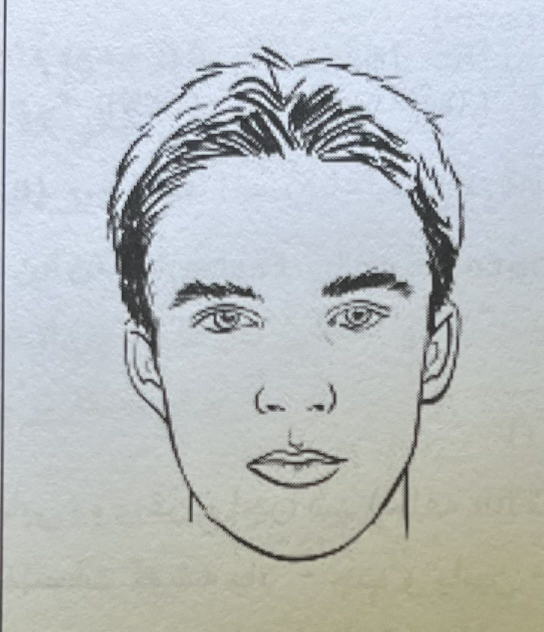
#> input picture img/face.jpg, 1087 x 1264 px, found by its file name (shown at 1/2 size)
$ python faceDetectionTemplate.py
#> lines starting #> are read from the running program, lines starting #| are printed output that depends on the picture; after the words box and inside, x2 and y2 are one past the last pixel; in counts of white or black regions, pixels touching at a corner belong together
import cv2
import numpy as np
import imutils as imu

cam = cv2.VideoCapture(0)
template = cv2.imread("img/face.jpg")
#> template is the input picture: shape (1264, 1087, 3); mean B, G, R 191.7, 190.2, 185.2
template = cv2.cvtColor(template, cv2.COLOR_BGR2GRAY)
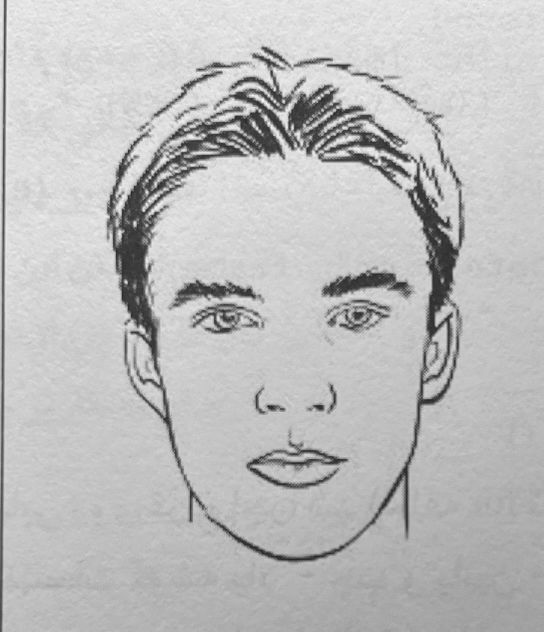
#> template: shape (1264, 1087) (shown at 1/2 size); min 20, max 253, mean 188.9
_, template = cv2.threshold(template, 0, 255, cv2.THRESH_BINARY | cv2.THRESH_OTSU)
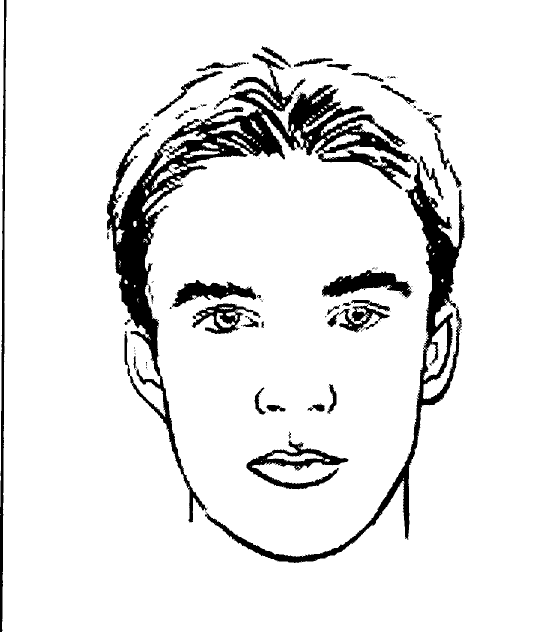
#> template: shape (1264, 1087) (shown at 1/2 size); 90.8% white; 194 black regions (141 under 20 px), largest, box (x1, y1, x2, y2) and area: (214, 138, 834, 1045) 62303, (410, 312, 929, 1126) 27140, (0, 0, 13, 1264) 6304
(tH, tW) = template.shape[:2]
#> tH = 1264; tW = 1087

while True:
    _, frame = cam.read()
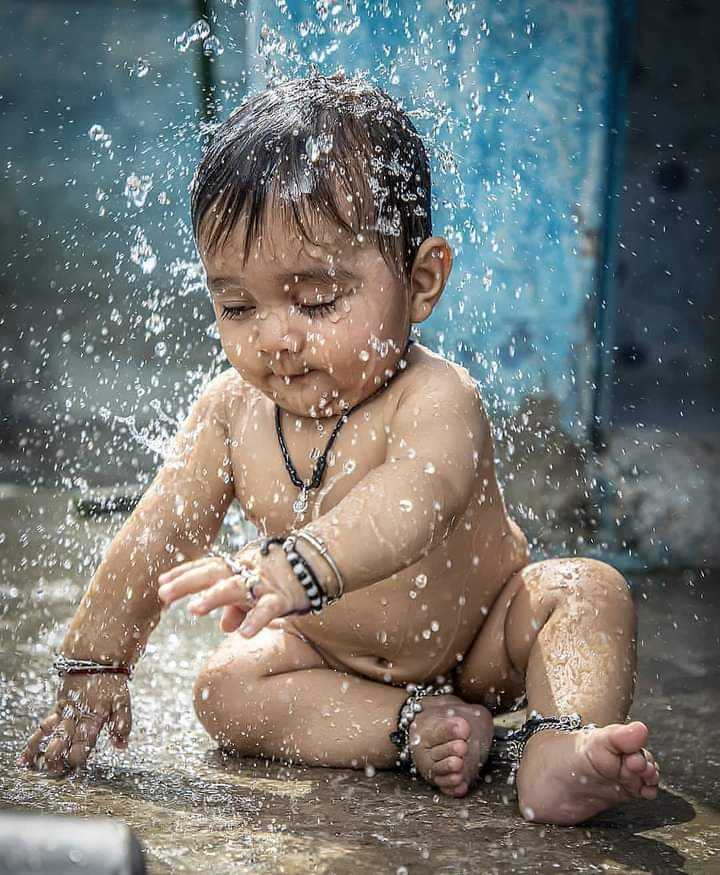
#> input picture image.jpg, 720 x 875 px, given in place of the camera
#> frame is the input picture: shape (875, 720, 3); mean B, G, R 115.6, 118.9, 118.1
    found = None
    frame_gray = cv2.cvtColor(frame, cv2.COLOR_BGR2GRAY)
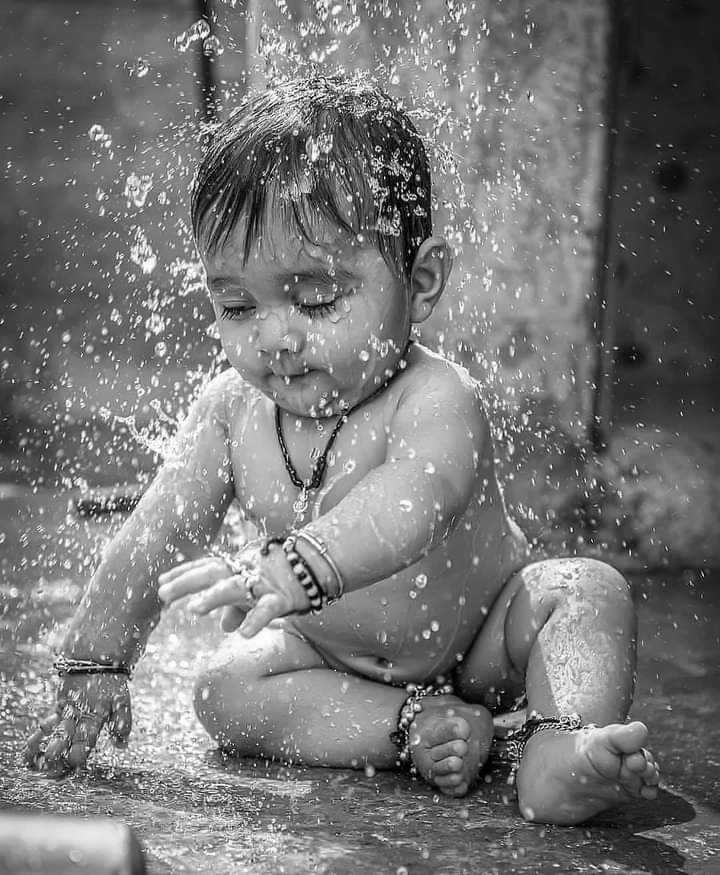
#> frame_gray: shape (875, 720); min 0, max 255, mean 118.3

    for scale in np.linspace(0.2, 1.0, 20)[::-1]:
        resized = imu.resize(frame_gray, width=int(frame_gray.shape[1] * scale))
        r = frame_gray.shape[1] / float(resized.shape[1])
        if resized.shape[0] < tH or resized.shape[1] < tW:
            break

        _, frame_thresh = cv2.threshold(resized, 0, 255, cv2.THRESH_BINARY | cv2.THRESH_OTSU)[1]
        result = cv2.matchTemplate(frame_thresh, template, cv2.TM_CCOEFF)
        (_, maxVal, _, maxLoc) = cv2.minMaxLoc(result)

        if found is None or maxVal > found[0]:
            found = (maxVal, maxLoc, r)

        (_, maxLoc, r) = found
        (startX, startY) = (int(maxLoc[0] * r), int(maxLoc[1] * r))
        (endX, endY) = (int((maxLoc[0] + tW) * r), int((maxLoc[1] + tH) * r))
        cv2.rectangle(frame, (startX, startY), (endX, endY), (0, 0, 255), 10)

    cv2.imshow("Face Detection", frame)
    if cv2.waitKey(1) == 27:
#> (key Esc is pressed here)
        break

cam.release()
cv2.destroyAllWindows()
